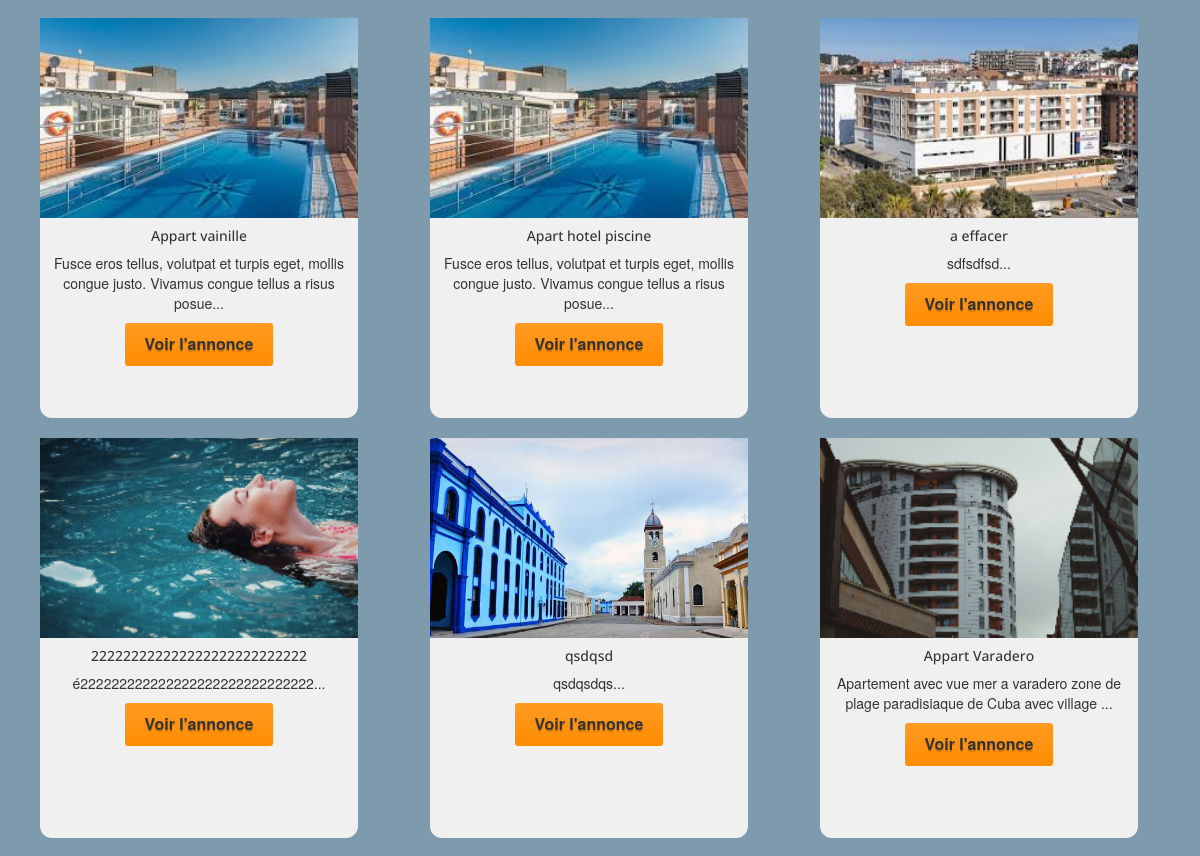
The app's page /annoceLocation.php (middle part), older data.
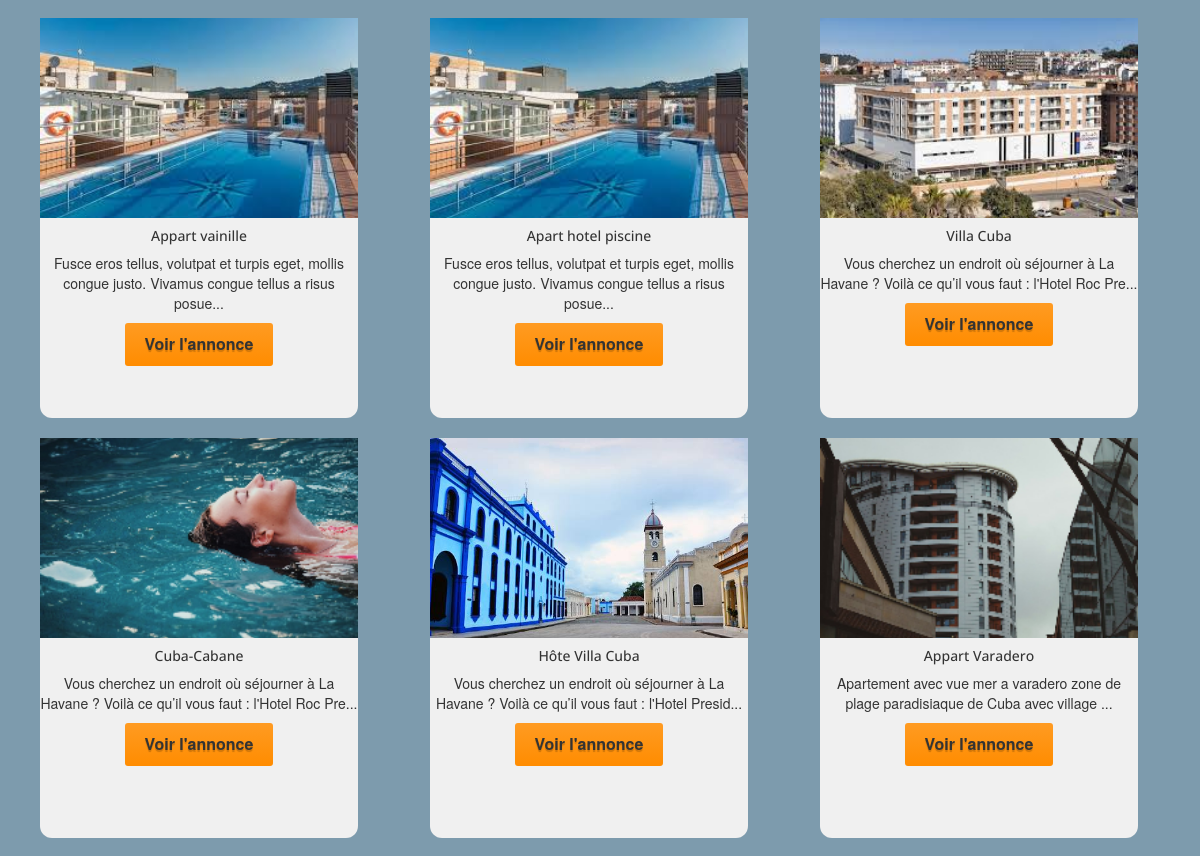
The same page, newer data.
### tables this page shows
CREATE TABLE `advert` (
  `id_advert` int NOT NULL,
  `photo` varchar(255) DEFAULT NULL,
  `title` varchar(100) NOT NULL,
  `description` text NOT NULL,
  `postal_code` varchar(50) NOT NULL,
  `city` varchar(50) NOT NULL,
  `type` enum('achat','location') NOT NULL,
  `price` float NOT NULL,
  `reservation_message` text,
  `is_reserved` tinyint(1) DEFAULT '0',
  `id_advert_image` int DEFAULT NULL
);

### annoceLocation.php (the view, shortened to what this page needs)
<?php
require_once "inc/header.inc.php";
?>
<?php
$type = 'location';
$annonces = annoncesByType([$type]);
require_once "inc/header.inc.php";
$annonces = annoncesByType(['location']);
?>
<main class="bg-capitoliounuit top-space">
    <section class=" container m-5 text-center  ">
        <div class="row">
            <?php
            foreach ($annonces as $annonce) {
            ?>
                <div class="col-lg-4 col-md-6 col-sm-12 ">
                    <div class="card1   ">
                        <img src="<?= RACINE_SITE . "assets/img/" . $annonce['photo'] ?>" class="card-img-top " alt="image de <?= $annonce['title'] ?>" style="height: 200px; width: 100%; object-fit: cover;">
                        <div class="card-body">
                            <h5 class="card-title"><?= displayAdvertAnnonce($annonce); ?></h5>
                            <p class="card-text"><?= substr($annonce['description'], 0, 100) ?>...</p>
                            <a href="<?= RACINE_SITE ?>showAnnonce.php?annonce=<?= $annonce['id_advert'] ?>" class="btn btn-primary hoverCart">Voir l'annonce</a>
                        </div>
                    </div>
                </div>
            <?php
            }
            ?>
        </div>
    </section>
</main>
</body>
<?php
require_once "inc/footer.inc.php";
?>
</html>

### inc/funtions.inc.php (shortened to what this page needs)
<?php
function connexionBdd()
{
    $dsn = "mysql:host=" . DBHOST . ";dbname=" . DBNAME . ";charset=utf8";
    try {
        $pdo = new PDO($dsn, DBUSER, DBPASS);
        $pdo->setAttribute(PDO::ATTR_ERRMODE, PDO::ERRMODE_EXCEPTION);
        $pdo->setAttribute(PDO::ATTR_DEFAULT_FETCH_MODE, PDO::FETCH_ASSOC);
    } catch (PDOException $e) {
        die($e->getMessage());
    }
    return $pdo;
}
function annoncesByType($types = [])
{
    $pdo = connexionBdd();
    $sql = "SELECT * FROM advert";
    if (!empty($types)) {
        $sql .= " WHERE type IN (" . implode(',', array_fill(0, count($types), '?')) . ")";
    }
    $request = $pdo->prepare($sql);
    if (!empty($types)) {
        $request->execute($types);
    } else {
        $request->execute();
    }
    $result = $request->fetchAll();
    return $result;
}
function displayAdvertAnnonce($annonce)
{
    if ($annonce['is_reserved']) {
        return "<h5 class='card-title'>" . $annonce['title'] . " <sub class='bg-danger text-white rounded px-1'>Réservé</sub></h5>";
    } else {
        return "<h5 class='card-title'>" . $annonce['title'] . "</h5>";
    }
}

Row changes from the older to the newer data that the page shows:
changed advert: title "a effacer" → "Villa Cuba"; description "sdfsdfsd" → "Vous cherchez un endroit où séjourner à La Havane ? Voilà ce qu’il vous faut : l'Hotel Roc Pre"
changed advert: title "222222222222222222222222222" → "Cuba-Cabane"; description "é222222222222222222222222222222" → "Vous cherchez un endroit où séjourner à La Havane ? Voilà ce qu’il vous faut : l'Hotel Roc Pre"
changed advert: title "qsdqsd" → "Hôte Villa Cuba"; description "qsdqsdqs" → "Vous cherchez un endroit où séjourner à La Havane ? Voilà ce qu’il vous faut : l'Hotel Presid"
